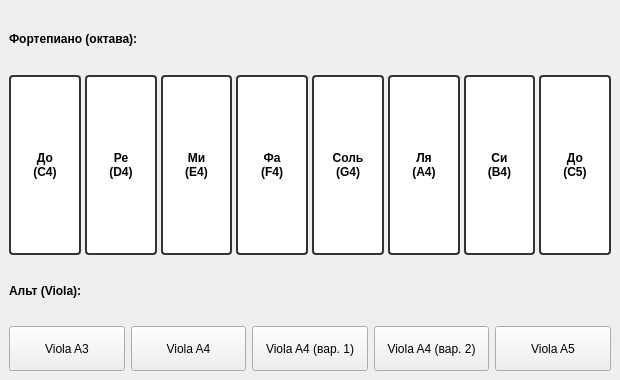
<?xml version="1.0" encoding="UTF-8"?>
<ui version="4.0">
 <class>MainWindow</class>
 <widget class="QMainWindow" name="MainWindow">
  <property name="geometry">
   <rect>
    <x>0</x>
    <y>0</y>
    <width>620</width>
    <height>380</height>
   </rect>
  </property>
  <property name="windowTitle">
   <string>Фортепиано и инструменты</string>
  </property>
  <widget class="QWidget" name="centralwidget">
   <layout class="QVBoxLayout" name="verticalLayout">
    <item>
     <widget class="QLabel" name="lbl_piano_title">
      <property name="text">
       <string>Фортепиано (октава):</string>
      </property>
      <property name="font">
       <font>
        <bold>true</bold>
       </font>
      </property>
     </widget>
    </item>
    <item>
     <layout class="QHBoxLayout" name="pianoLayout">
      <property name="spacing">
       <number>4</number>
      </property>
      <item>
       <widget class="QPushButton" name="btn_c">
        <property name="minimumSize">
         <size>
          <width>60</width>
          <height>180</height>
         </size>
        </property>
        <property name="styleSheet">
         <string>background-color: white; color: black; border: 2px solid #333; font-weight: bold; border-radius: 4px;</string>
        </property>
        <property name="text">
         <string>До
(C4)</string>
        </property>
       </widget>
      </item>
      <item>
       <widget class="QPushButton" name="btn_d">
        <property name="minimumSize">
         <size>
          <width>60</width>
          <height>180</height>
         </size>
        </property>
        <property name="styleSheet">
         <string>background-color: white; color: black; border: 2px solid #333; font-weight: bold; border-radius: 4px;</string>
        </property>
        <property name="text">
         <string>Ре
(D4)</string>
        </property>
       </widget>
      </item>
      <item>
       <widget class="QPushButton" name="btn_e">
        <property name="minimumSize">
         <size>
          <width>60</width>
          <height>180</height>
         </size>
        </property>
        <property name="styleSheet">
         <string>background-color: white; color: black; border: 2px solid #333; font-weight: bold; border-radius: 4px;</string>
        </property>
        <property name="text">
         <string>Ми
(E4)</string>
        </property>
       </widget>
      </item>
      <item>
       <widget class="QPushButton" name="btn_f">
        <property name="minimumSize">
         <size>
          <width>60</width>
          <height>180</height>
         </size>
        </property>
        <property name="styleSheet">
         <string>background-color: white; color: black; border: 2px solid #333; font-weight: bold; border-radius: 4px;</string>
        </property>
        <property name="text">
         <string>Фа
(F4)</string>
        </property>
       </widget>
      </item>
      <item>
       <widget class="QPushButton" name="btn_g">
        <property name="minimumSize">
         <size>
          <width>60</width>
          <height>180</height>
         </size>
        </property>
        <property name="styleSheet">
         <string>background-color: white; color: black; border: 2px solid #333; font-weight: bold; border-radius: 4px;</string>
        </property>
        <property name="text">
         <string>Соль
(G4)</string>
        </property>
       </widget>
      </item>
      <item>
       <widget class="QPushButton" name="btn_a">
        <property name="minimumSize">
         <size>
          <width>60</width>
          <height>180</height>
         </size>
        </property>
        <property name="styleSheet">
         <string>background-color: white; color: black; border: 2px solid #333; font-weight: bold; border-radius: 4px;</string>
        </property>
        <property name="text">
         <string>Ля
(A4)</string>
        </property>
       </widget>
      </item>
      <item>
       <widget class="QPushButton" name="btn_b">
        <property name="minimumSize">
         <size>
          <width>60</width>
          <height>180</height>
         </size>
        </property>
        <property name="styleSheet">
         <string>background-color: white; color: black; border: 2px solid #333; font-weight: bold; border-radius: 4px;</string>
        </property>
        <property name="text">
         <string>Си
(B4)</string>
        </property>
       </widget>
      </item>
      <item>
       <widget class="QPushButton" name="btn_c2">
        <property name="minimumSize">
         <size>
          <width>60</width>
          <height>180</height>
         </size>
        </property>
        <property name="styleSheet">
         <string>background-color: white; color: black; border: 2px solid #333; font-weight: bold; border-radius: 4px;</string>
        </property>
        <property name="text">
         <string>До
(C5)</string>
        </property>
       </widget>
      </item>
     </layout>
    </item>
    <item>
     <widget class="QLabel" name="lbl_viola_title">
      <property name="text">
       <string>Альт (Viola):</string>
      </property>
      <property name="font">
       <font>
        <bold>true</bold>
       </font>
      </property>
     </widget>
    </item>
    <item>
     <layout class="QHBoxLayout" name="violaLayout">
      <item>
       <widget class="QPushButton" name="btn_v_a3">
        <property name="minimumSize">
         <size>
          <width>0</width>
          <height>45</height>
         </size>
        </property>
        <property name="text">
         <string>Viola A3</string>
        </property>
       </widget>
      </item>
      <item>
       <widget class="QPushButton" name="btn_v_a4">
        <property name="minimumSize">
         <size>
          <width>0</width>
          <height>45</height>
         </size>
        </property>
        <property name="text">
         <string>Viola A4</string>
        </property>
       </widget>
      </item>
      <item>
       <widget class="QPushButton" name="btn_v_a4_1">
        <property name="minimumSize">
         <size>
          <width>0</width>
          <height>45</height>
         </size>
        </property>
        <property name="text">
         <string>Viola A4 (вар. 1)</string>
        </property>
       </widget>
      </item>
      <item>
       <widget class="QPushButton" name="btn_v_a4_2">
        <property name="minimumSize">
         <size>
          <width>0</width>
          <height>45</height>
         </size>
        </property>
        <property name="text">
         <string>Viola A4 (вар. 2)</string>
        </property>
       </widget>
      </item>
      <item>
       <widget class="QPushButton" name="btn_v_a5">
        <property name="minimumSize">
         <size>
          <width>0</width>
          <height>45</height>
         </size>
        </property>
        <property name="text">
         <string>Viola A5</string>
        </property>
       </widget>
      </item>
     </layout>
    </item>
   </layout>
  </widget>
 </widget>
 <resources/>
 <connections/>
</ui>
